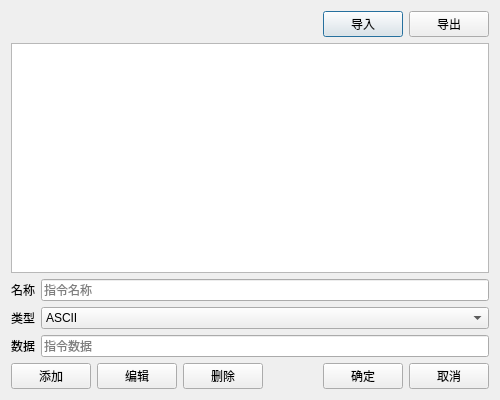
<?xml version="1.0" encoding="UTF-8"?>
<ui version="4.0">
 <class>ShortcutsDialog</class>
 <widget class="QDialog" name="ShortcutsDialog">
  <property name="geometry">
   <rect>
    <x>0</x>
    <y>0</y>
    <width>500</width>
    <height>400</height>
   </rect>
  </property>
  <property name="windowTitle">
   <string>快捷指令管理</string>
  </property>
  <layout class="QVBoxLayout" name="verticalLayout">
   <item>
    <layout class="QHBoxLayout" name="horizontalLayout">
     <item>
      <spacer name="horizontalSpacer">
       <property name="orientation">
        <enum>Qt::Horizontal</enum>
       </property>
       <property name="sizeHint" stdset="0">
        <size>
         <width>40</width>
         <height>20</height>
        </size>
       </property>
      </spacer>
     </item>
     <item>
      <widget class="QPushButton" name="pushButton_import">
       <property name="text">
        <string>导入</string>
       </property>
      </widget>
     </item>
     <item>
      <widget class="QPushButton" name="pushButton_export">
       <property name="text">
        <string>导出</string>
       </property>
      </widget>
     </item>
    </layout>
   </item>
   <item>
    <widget class="QListWidget" name="listWidget_shortcuts">
     <property name="sizePolicy">
      <sizepolicy hsizetype="Expanding" vsizetype="Expanding">
       <horstretch>0</horstretch>
       <verstretch>0</verstretch>
      </sizepolicy>
     </property>
    </widget>
   </item>
   <item>
    <layout class="QFormLayout" name="formLayout">
     <item row="0" column="0">
      <widget class="QLabel" name="label">
       <property name="text">
        <string>名称</string>
       </property>
      </widget>
     </item>
     <item row="0" column="1">
      <widget class="QLineEdit" name="lineEdit_name">
       <property name="placeholderText">
        <string>指令名称</string>
       </property>
      </widget>
     </item>
     <item row="1" column="0">
      <widget class="QLabel" name="label_2">
       <property name="text">
        <string>类型</string>
       </property>
      </widget>
     </item>
     <item row="1" column="1">
      <widget class="QComboBox" name="comboBox_type">
       <item>
        <property name="text">
         <string>ASCII</string>
        </property>
       </item>
       <item>
        <property name="text">
         <string>HEX</string>
        </property>
       </item>
      </widget>
     </item>
     <item row="2" column="0">
      <widget class="QLabel" name="label_3">
       <property name="text">
        <string>数据</string>
       </property>
      </widget>
     </item>
     <item row="2" column="1">
      <widget class="QLineEdit" name="lineEdit_data">
       <property name="placeholderText">
        <string>指令数据</string>
       </property>
      </widget>
     </item>
    </layout>
   </item>
   <item>
    <layout class="QHBoxLayout" name="horizontalLayout_2">
     <item>
      <widget class="QPushButton" name="pushButton_add">
       <property name="text">
        <string>添加</string>
       </property>
      </widget>
     </item>
     <item>
      <widget class="QPushButton" name="pushButton_edit">
       <property name="text">
        <string>编辑</string>
       </property>
      </widget>
     </item>
     <item>
      <widget class="QPushButton" name="pushButton_delete">
       <property name="text">
        <string>删除</string>
       </property>
      </widget>
     </item>
     <item>
      <spacer name="horizontalSpacer_2">
       <property name="orientation">
        <enum>Qt::Horizontal</enum>
       </property>
       <property name="sizeHint" stdset="0">
        <size>
         <width>40</width>
         <height>20</height>
        </size>
       </property>
      </spacer>
     </item>
     <item>
      <widget class="QPushButton" name="pushButton_ok">
       <property name="text">
        <string>确定</string>
       </property>
      </widget>
     </item>
     <item>
      <widget class="QPushButton" name="pushButton_cancel">
       <property name="text">
        <string>取消</string>
       </property>
      </widget>
     </item>
    </layout>
   </item>
  </layout>
 </widget>
 <resources/>
 <connections/>
</ui>
